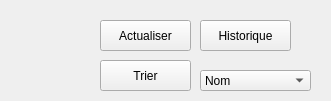
     <widget class="QWidget" name="widget_3" native="true">
      <property name="geometry">
       <rect>
        <x>880</x>
        <y>380</y>
        <width>331</width>
        <height>101</height>
       </rect>
      </property>
      <widget class="QPushButton" name="pushButton_valid_16">
       <property name="geometry">
        <rect>
         <x>100</x>
         <y>20</y>
         <width>91</width>
         <height>31</height>
        </rect>
       </property>
       <property name="toolTip">
        <string>Valider</string>
       </property>
       <property name="styleSheet">
        <string notr="true"/>
       </property>
       <property name="text">
        <string>Actualiser</string>
       </property>
       <property name="icon">
        <iconset resource="Resources.qrc">
         <normaloff>:/new/prefix1/images/actualiser.png</normaloff>:/new/prefix1/images/actualiser.png</iconset>
       </property>
      </widget>
      <widget class="QPushButton" name="pushButton_valid_17">
       <property name="geometry">
        <rect>
         <x>200</x>
         <y>20</y>
         <width>91</width>
         <height>31</height>
        </rect>
       </property>
       <property name="toolTip">
        <string>Valider</string>
       </property>
       <property name="styleSheet">
        <string notr="true"/>
       </property>
       <property name="text">
        <string>Historique</string>
       </property>
       <property name="icon">
        <iconset resource="Resources.qrc">
         <normaloff>:/new/prefix1/images/historique.png</normaloff>:/new/prefix1/images/historique.png</iconset>
       </property>
      </widget>
      <widget class="QPushButton" name="pushButton_valid_18">
       <property name="geometry">
        <rect>
         <x>100</x>
         <y>60</y>
         <width>91</width>
         <height>31</height>
        </rect>
       </property>
       <property name="toolTip">
        <string>Valider</string>
       </property>
       <property name="styleSheet">
        <string notr="true"/>
       </property>
       <property name="text">
        <string>Trier</string>
       </property>
       <property name="icon">
        <iconset resource="Resources.qrc">
         <normaloff>:/new/prefix1/images/trier.png</normaloff>:/new/prefix1/images/trier.png</iconset>
       </property>
      </widget>
      <widget class="QComboBox" name="selectri">
       <property name="geometry">
        <rect>
         <x>200</x>
         <y>70</y>
         <width>111</width>
         <height>21</height>
        </rect>
       </property>
       <item>
        <property name="text">
         <string>Nom</string>
        </property>
       </item>
       <item>
        <property name="text">
         <string>Date</string>
        </property>
       </item>
      </widget>
     </widget>
